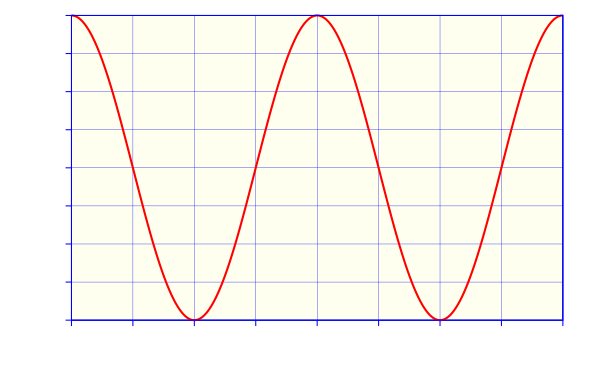

gnuplot code for this plot:
#!/gnuplot
#
#    
#    	G N U P L O T
#    	Version 5.2 patchlevel 7    last modified 2019-05-29 
#    
#    	Copyright (C) 1986-1993, 1998, 2004, 2007-2018
#    	Thomas Williams, Colin Kelley and many others
#    
#    	gnuplot home:     http://www.gnuplot.info
#    	faq, bugs, etc:   type "help FAQ"
#    	immediate help:   type "help"  (plot window: hit 'h')
# set terminal windows 0 color solid butt enhanced
# set output
unset clip points
set clip one
unset clip two
set bar 1.000000 front
set border front linecolor rgb "blue"  linewidth 3.000 dashtype solid
set zdata 
set ydata 
set xdata 
set y2data 
set x2data 
set boxwidth
set style fill  empty border
set style rectangle back fc  bgnd fillstyle   solid 1.00 border lt -1
set style circle radius graph 0.02, first 0.00000, 0.00000 
set style ellipse size graph 0.05, 0.03, first 0.00000 angle 0 units xy
set dummy x, y
set format x "% h" 
set format y "% .2f" 
set format x2 "% h" 
set format y2 "% h" 
set format z "% h" 
set format cb "% h" 
set format r "% h" 
set timefmt "%d/%m/%y,%H:%M"
set angles radians
set grid back nopolar xtics nomxtics ytics nomytics noztics nomztics
set grid nox2tics nomx2tics noy2tics nomy2tics nocbtics nomcbtics
set grid linecolor "blue" linetype 1 linewidth 1.00 
set raxis
set style parallel front  lt black linewidth 2.000 dashtype solid
set key title ""
set key inside right top vertical Right noreverse enhanced autotitle nobox
set key noinvert samplen 4 spacing 1 width 0 height 0 
set key maxcolumns 0 maxrows 0
set key opaque
unset key
unset label
unset arrow
set style increment default
unset style line
unset style arrow
set style histogram clustered gap 2 title textcolor lt -1
unset object
set style textbox transparent margins  1.0,  1.0 border
unset logscale
set offsets 0, 0, 0, 0
set pointsize 1
set pointintervalbox 1
set encoding default
unset polar
unset parametric
set decimalsign ','
set view 60, 30, 1, 1
set samples 800, 800
set isosamples 10, 10
set surface 
unset contour
set cntrlabel  format '%8.3g' font '' start 5 interval 20
set mapping cartesian
set datafile separator whitespace
unset hidden3d
set cntrparam order 4
set cntrparam linear
set cntrparam levels auto 5
set cntrparam points 5
set size ratio 0 1,1
set origin 0,0
set style data points
set style function lines
unset xzeroaxis
unset yzeroaxis
unset zzeroaxis
unset x2zeroaxis
unset y2zeroaxis
set ticslevel 0.5
set tics scale  1, 0.5, 1, 1, 1
set mxtics default
set mytics default
set mztics default
set mx2tics default
set my2tics default
set mcbtics default
set mrtics default
set xtics border out scale 1,0.5 nomirror norotate  autojustify
set xtics ('-$2\pi$' -2*pi, '-$\frac{3\pi}{2}$' -3*pi/2, '-$\pi$' -pi, '-$\frac{\pi}{2}$' -pi/2, 0, '$\frac{\pi}{2}$' pi/2, '$\pi$' pi, '$\frac{3\pi}{2}$' 3*pi/2, '$2\pi$' 2*pi) norangelimit textcolor rgb "black" 
set ytics border out scale 1,0.5 nomirror norotate  autojustify
set ytics -1.0, 0.25, 1.0 norangelimit textcolor rgb "black" 
set ztics border out scale 1,0.5 nomirror norotate  autojustify
set ztics autofreq  norangelimit textcolor rgb "black" 
unset x2tics
unset y2tics
set cbtics border out scale 1,0.5 nomirror norotate  autojustify
set cbtics autofreq  norangelimit textcolor rgb "black" 
set rtics axis out scale 1,0.5 nomirror norotate  autojustify
set rtics autofreq  norangelimit textcolor rgb "black" 
set paxis 1 tics border out scale 1,0.5 nomirror norotate  autojustify
set paxis 1 tics autofreq  rangelimit textcolor rgb "black" 
set paxis 2 tics border out scale 1,0.5 nomirror norotate  autojustify
set paxis 2 tics autofreq  rangelimit textcolor rgb "black" 
set paxis 3 tics border out scale 1,0.5 nomirror norotate  autojustify
set paxis 3 tics autofreq  rangelimit textcolor rgb "black" 
set paxis 4 tics border out scale 1,0.5 nomirror norotate  autojustify
set paxis 4 tics autofreq  rangelimit textcolor rgb "black" 
set paxis 5 tics border out scale 1,0.5 nomirror norotate  autojustify
set paxis 5 tics autofreq  rangelimit textcolor rgb "black" 
set paxis 6 tics border out scale 1,0.5 nomirror norotate  autojustify
set paxis 6 tics autofreq  rangelimit textcolor rgb "black" 
set paxis 7 tics border out scale 1,0.5 nomirror norotate  autojustify
set paxis 7 tics autofreq  rangelimit textcolor rgb "black" 
set title "" 
set title  font "" norotate
set timestamp bottom 
set timestamp "" 
set timestamp  font "" norotate
set rrange [ * : * ] noreverse nowriteback
set trange [ * : * ] noreverse nowriteback
set urange [ * : * ] noreverse nowriteback
set vrange [ * : * ] noreverse nowriteback
set xlabel '$\alpha$'
set xlabel  font "" textcolor lt -1 norotate
set x2label "" 
set x2label  font "" textcolor lt -1 norotate
set xrange [ -2*pi : 2*pi ] noreverse nowriteback
set x2range [ 0.00000 : 50.000 ] noreverse nowriteback
set ylabel '$\cos \alpha$' 
set ylabel  font "" textcolor lt -1 rotate by -270
set y2label "" 
set y2label  font "" textcolor lt -1 rotate by -270
set yrange [ -1.0 : 1.0 ] noreverse nowriteback
set y2range [ -400.0000 : 400.0000 ] noreverse nowriteback
set zlabel "" 
set zlabel  font "" textcolor lt -1 norotate
set zrange [ * : * ] noreverse nowriteback
set cblabel "" 
set cblabel  font "" textcolor lt -1 rotate by -270
set cbrange [ * : * ] noreverse nowriteback
set paxis 1 range [ * : * ] noreverse nowriteback
set paxis 2 range [ * : * ] noreverse nowriteback
set paxis 3 range [ * : * ] noreverse nowriteback
set paxis 4 range [ * : * ] noreverse nowriteback
set paxis 5 range [ * : * ] noreverse nowriteback
set paxis 6 range [ * : * ] noreverse nowriteback
set paxis 7 range [ * : * ] noreverse nowriteback
set zero 1e-008
set lmargin  -1
set bmargin  -1
set rmargin  -1
set tmargin  -1
set locale "Catalan_Spain.1252"
set pm3d explicit at s
set pm3d scansautomatic
set pm3d interpolate 1,1 flush begin noftriangles noborder corners2color mean
set palette positive nops_allcF maxcolors 0 gamma 1.5 color model RGB 
set palette rgbformulae 7, 5, 15
set colorbox default
set colorbox vertical origin screen 0.9, 0.2, 0 size screen 0.05, 0.6, 0 front bdefault
set style boxplot candles range  1.50 outliers pt 7 separation 1 labels auto unsorted
set loadpath 
set fontpath 
set psdir
set fit brief errorvariables nocovariancevariables errorscaling prescale nowrap v5
GNUTERM = "windows"
ARGC = 0
ARG0 = ""
set terminal cairolatex pdf size 15cm,9.5cm
set output "Ape-Trigonometria-cos.tex"
set object rectangle from -2*pi,-1.0 to 2*pi,1.0 fillstyle solid fillcolor rgb "#FFFFF0" behind
plot cos(x) linecolor rgb "red"  linewidth 6.000
#    EOF
